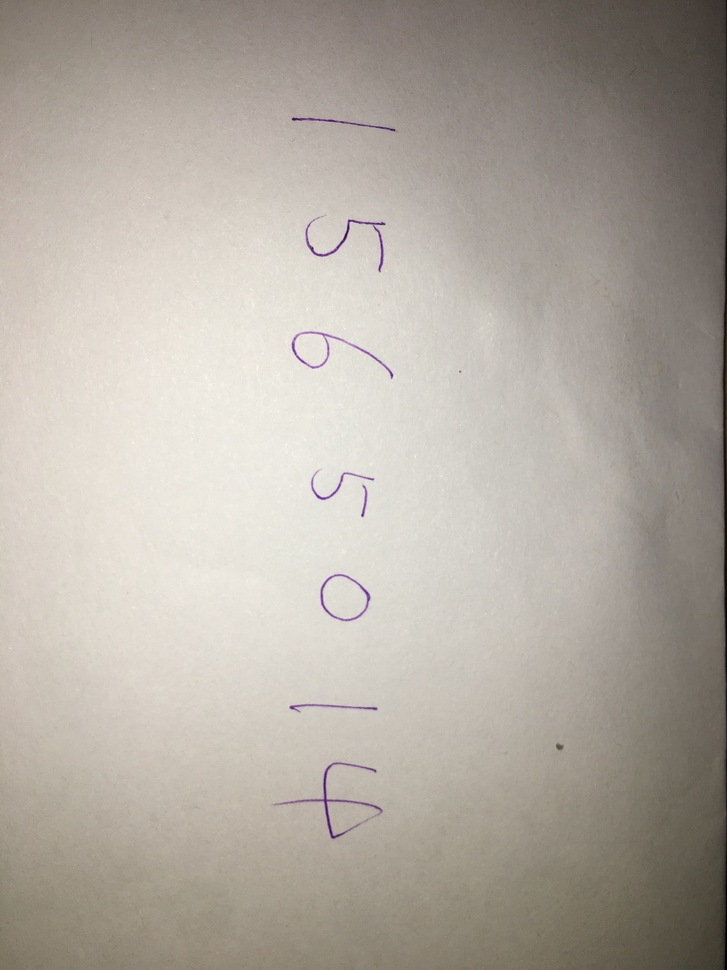
#> input picture picture/1.JPG, 727 x 970 px, shrunk from 3024 x 4032 before the run, given in place of the camera
$ python test22.py
#> lines starting #> are read from the running program, lines starting #| are printed output that depends on the picture; after the words box and inside, x2 and y2 are one past the last pixel; in counts of white or black regions, pixels touching at a corner belong together
### opencv-python/test13.py
import cv2 as cv
import numpy as np

# 边缘检测
def edge_demo(image):
    blurred = cv.GaussianBlur(image, (3, 3), 0)
    gray = cv.cvtColor(blurred, cv.COLOR_BGR2GRAY)
    gradx = cv.Sobel(gray, cv.CV_16SC1, 1, 0)
    grady = cv.Sobel(gray,cv.CV_16SC1, 0, 1)
    edge_output = cv.Canny(gradx, grady, 50, 100)
    cv.imshow("edge_demo", edge_output)

    # [9 lines of commented-out code are left out]

### opencv-python/test22.py
import cv2 as cv
import numpy as np
import test13


def face_detect_demo(image):
    gray = cv.cvtColor(image, cv.COLOR_BGR2GRAY)
    face_detector = cv.CascadeClassifier("../opencv-master/data/lbpcascades/lbpcascade_frontalface_improved.xml")
    faces = face_detector.detectMultiScale(gray, 1.02, 3)
    for x, y, w, h in faces:
        cv.rectangle(image, (x, y), (x+w, y+h), (0, 0, 255), 2)
    cv.imshow("result", image)


capture = cv.VideoCapture(0)
cv.namedWindow("result", cv.WINDOW_AUTOSIZE)
while True:
    ret, frame = capture.read()
#> frame is the input picture: shape (970, 727, 3); mean B, G, R 161.5, 170.7, 177.8
    frame = cv.flip(frame, 1)
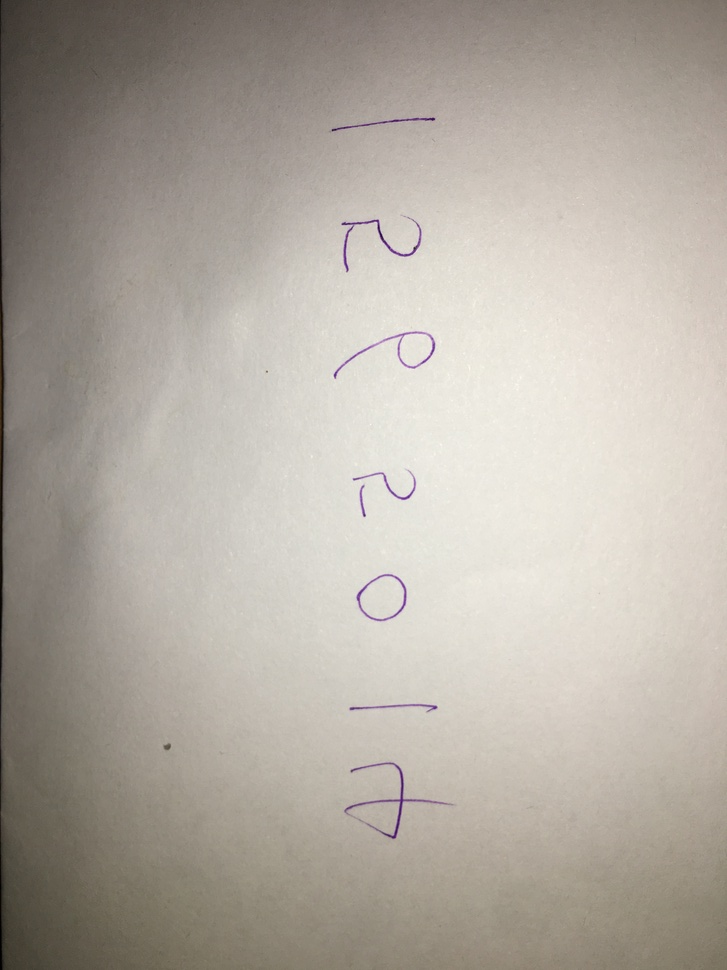
#> frame: shape (970, 727, 3); mean B, G, R 161.5, 170.7, 177.8
    # face_detect_demo(frame)
    test13.edge_demo(frame)
#> in edge_demo, `gradx = cv.Sobel(gray, cv.CV_16SC1, 1, 0)`:
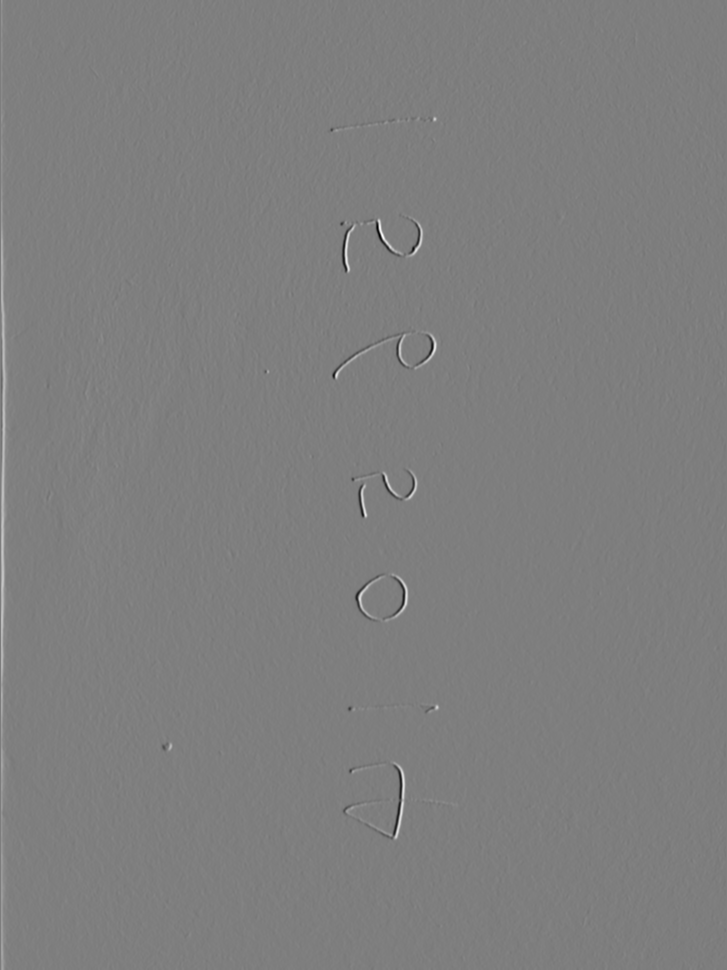
#> gradx: shape (970, 727) int16; min -476, max 484, mean 1.5; drawn with min black and max white
#> in edge_demo, `edge_output = cv.Canny(gradx, grady, 50, 100)`:
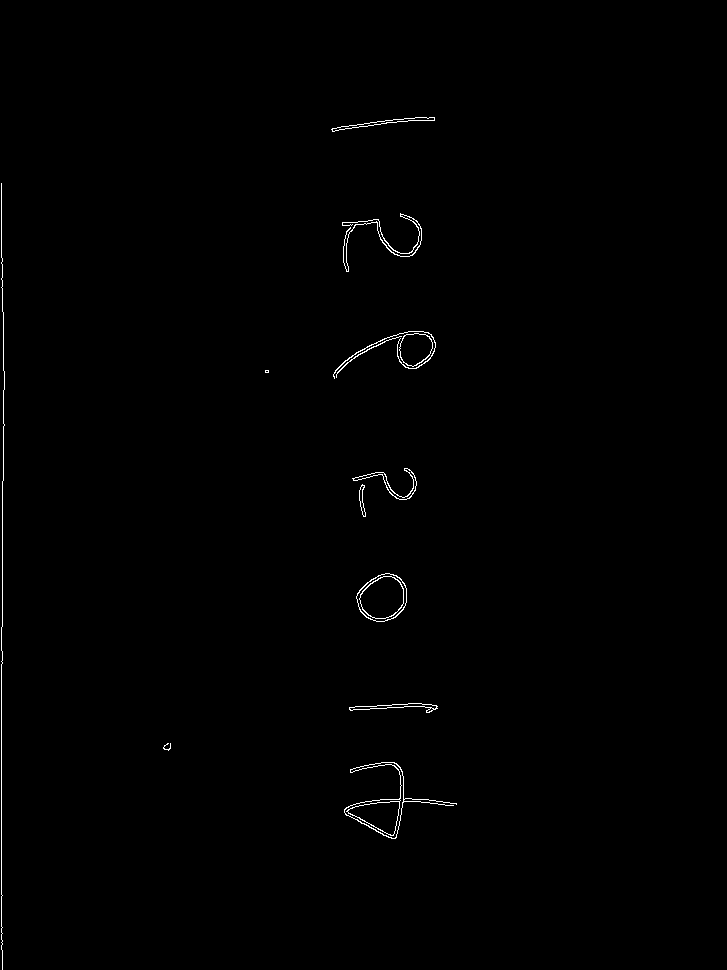
#> edge_output: shape (970, 727); 0.48% white in thin lines or dots, all inside (x1, y1, x2, y2) = (1, 117, 457, 970)
    c = cv.waitKey(10)
#> (key Esc is pressed here)
    if c == 27:
        break

cv.waitKey(0)
cv.destroyAllWindows()
